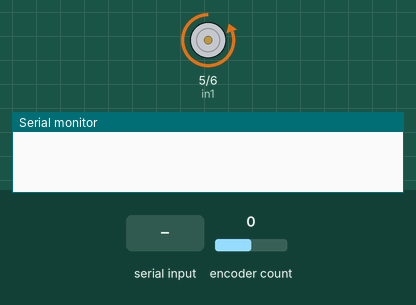
Bench run of a sketch on a simulated Arduino Uno, built with avr-gcc and run on an emulated ATmega328P. Shown: motor-driver pin pairs drawn as motors (green arrow = first pin HIGH = forward, orange = second pin HIGH = backward, longer = more drive, scaled by the enable pin), the last lines printed to the serial monitor. The inputs (shaded band) are chosen by the test bench; at power-on: encoder count 0.

Above: at 1.2 s.
1.3 s: "1" received over Serial
At 2.6 s:
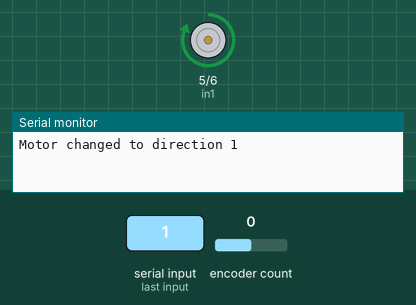
5.8 s: "2" received over Serial
At 7.2 s:
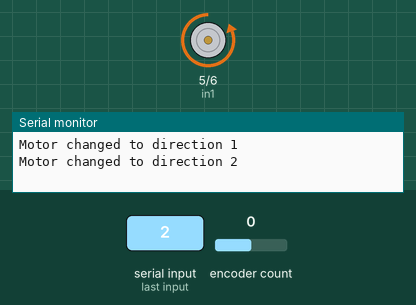
Timing chart, 0 to 8.3 s (numbered marks = the images above; inputs shaded):
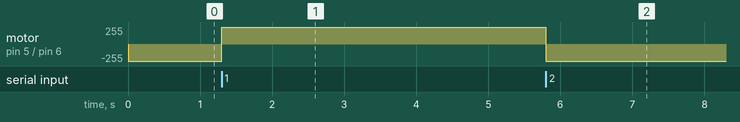

The sketch:

encodertest.ino
```cpp
#include <Encoder.h>

#define enA 4
#define in1 5
#define in2 6
int rotDirection = 2;
Encoder myEnc(2,3);
long oldPosition  = -999;

void setup() {
  pinMode(enA, OUTPUT);
  pinMode(in1, OUTPUT);
  pinMode(in2, OUTPUT);
  // Set initial rotation direction
  digitalWrite(in1, LOW);
  digitalWrite(in2, HIGH);
  setWheelSpeed(100);
  Serial.begin(9600);
}
void loop() {
  long newPosition = myEnc.read();
  if (newPosition != oldPosition) {
    oldPosition = newPosition;
  }
  int incomingCode = 0;
  if (Serial.available() > 0) {
    incomingCode = Serial.read();
    incomingCode -= 48;
    switch(incomingCode) {
      case 0:
        Serial.println("No change.");
        break;
      case 1:
        digitalWrite(in1, HIGH);
        digitalWrite(in2, LOW);
        rotDirection = 1;
        Serial.println("Motor changed to direction 1");
        break;
      case 2:
        digitalWrite(in1, LOW);
        digitalWrite(in2, HIGH);
        rotDirection = 2;
        Serial.println("Motor changed to direction 2");
        break;
      case 3:
        digitalWrite(enA, LOW);
        Serial.println("Engine stopped.");
        break;
      case 4:
        digitalWrite(enA, HIGH);
        Serial.println("Engine started.");
        break;
      case 5:
        Serial.print("Position: ");
        Serial.println(getPosition());
        Serial.print("Rotation: ");
        Serial.println(getDirection());
        break;
      default:
        Serial.println("Unknown code. Try 0 through 5.");
    }
    delay(500);
  }
}


int getPosition() {
  return oldPosition;
}

String getDirection() {
  String rotation = "Clockwise";
  if (rotDirection == 1) {
    rotation = "Counter Clockwise";
  }
  return rotation;
}

void setWheelSpeed(int x) {
  digitalWrite(enA, x);
}
```

Measured:
- after the input at 1.3 s, motor on pin 5 (in1) / pin 6 (in2): backward 255/255 → forward 255/255 at once
- after the input at 5.8 s, motor on pin 5 (in1) / pin 6 (in2): forward 255/255 → backward 255/255 at once
